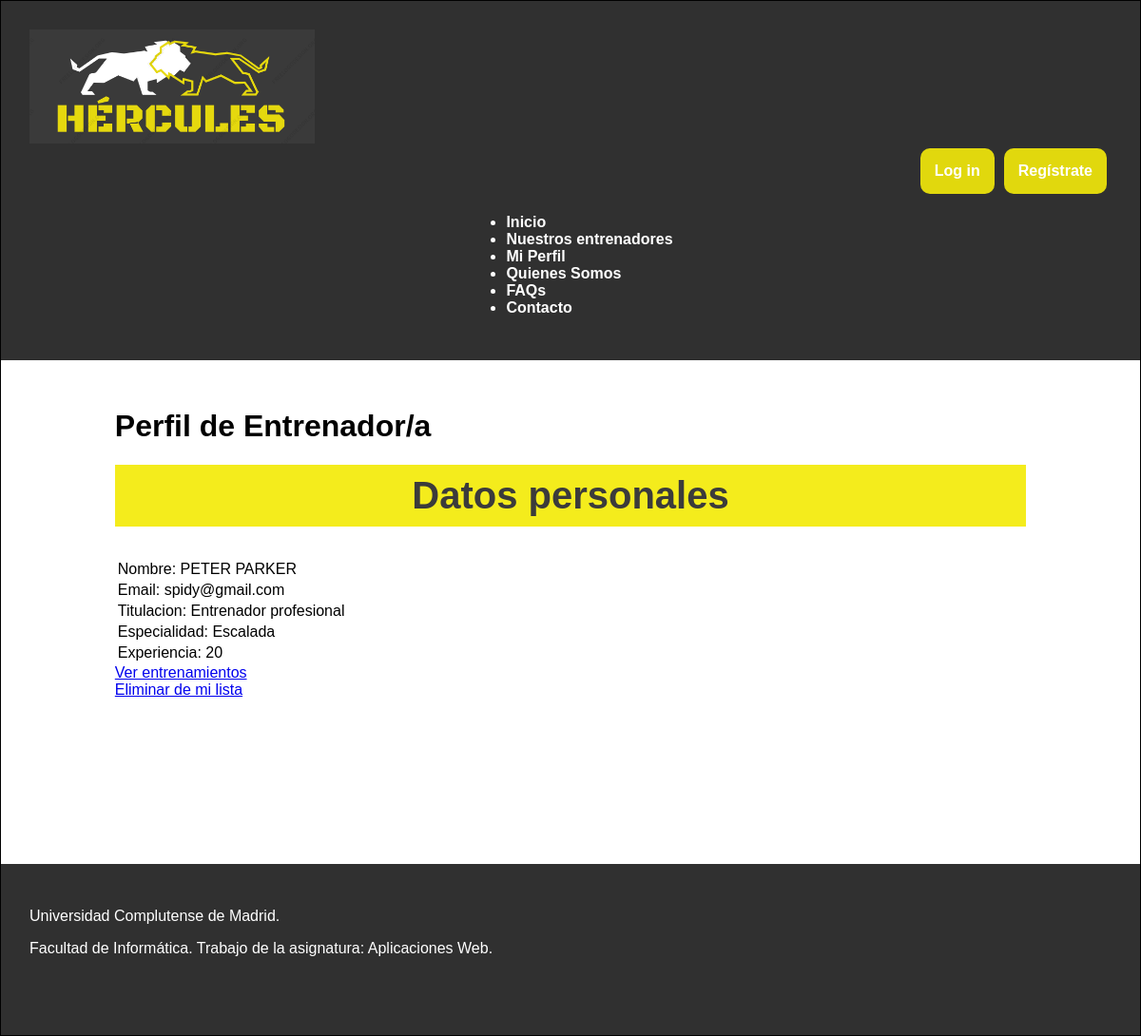
The page /perfil_Entrenador.php?id=12345678A on the database its author committed.
### tables this page shows
CREATE TABLE `usuario` (
  `nif` varchar(10) NOT NULL,
  `nombre` varchar(30) NOT NULL,
  `contrasenna` varchar(255) NOT NULL,
  `foto` varchar(255) DEFAULT NULL,
  `email` varchar(30) NOT NULL,
  `sexo` varchar(6) DEFAULT NULL,
  `fechaNac` date DEFAULT NULL,
  `telefono` varchar(15) DEFAULT NULL,
  `ubicacion` varchar(50) DEFAULT NULL,
  `peso` decimal(5,0) DEFAULT NULL,
  `altura` decimal(5,0) DEFAULT NULL,
  `preferencias` varchar(50) DEFAULT NULL,
  `tipoUsuario` tinyint(1) NOT NULL DEFAULT 0,
  `titulacion` varchar(30) DEFAULT NULL,
  `especialidad` varchar(50) DEFAULT NULL,
  `experiencia` varchar(30) DEFAULT NULL
);

### includes/DAOs/DAO.php (called while the page is built, shortened)
<?php
class DAO {
    private $servername = "localhost";
    private $username = "hercules";
    private $password = "iG8hC62acnPrvIeU";
    private $dbname = "hercules";
    private $mysqli = null;
    public function __construct(){
        if(!$this->mysqli){
            $this->mysqli = new mysqli($this->servername, $this->username, $this->password, $this->dbname);
        }
    }
    protected function consultarv2($sql){
        if ($sql != "") {
            $consulta = $this->mysqli->query($sql) or die ($this->mysqli->error. " en la linea ".(__LINE__-1));
            $tablaDatos = array();
            if (substr($sql, 0, 6) == "SELECT") {
                if ($consulta) {
                    while ($fila = mysqli_fetch_assoc($consulta)){
                        array_push($tablaDatos, $fila);
                    }
                }
            }
            return $tablaDatos;
        }
        else {
            return 0;
        }
    }
}
?>

### includes/controller.php (called while the page is built, shortened)
<?php
require_once(__DIR__ . '/DAOs/usuarioDAO.php');
class controller{
    private $usuarioDAO;
    private static $instance = null;
    public function __construct(){
        $this->usuarioDAO = new UsuarioDAO();
    }
     public static function getInstance() {
        if (null === self::$instance) {
            self::$instance = new self();
        }
        return self::$instance;
    }
    public function cargarUsuario($nif){
        $cond= "nif = '". $nif ."'";
        $res=$this->usuarioDAO->selectUsuario('', $cond);
        if (count($res) == 1) {
            $row=$res[0];
            $usuario = new TOUsuario();
            $usuario->setNif($nif);
            $usuario->setNombre($row["nombre"]);
            $usuario->setPassword($row["contrasenna"]);
            $usuario->setEmail($row["email"]);
            $usuario->setSexo($row["sexo"]);
            $usuario->setFoto($row["foto"]);
            $usuario->setFechaNac($row["fechaNac"]);
            $usuario->setTelefono($row["telefono"]);
            $usuario->setUbicacion($row["ubicacion"]);
            $usuario->setPeso($row["peso"]);
            $usuario->setAltura($row["altura"]);
            $usuario->setPreferencias($row["preferencias"]);
            $usuario->setTipoUsuario($row["tipoUsuario"]);
            $usuario->setTitulacion($row["titulacion"]);
            $usuario->setEspecialidad($row["especialidad"]);
            $usuario->setExperiencia($row["experiencia"]);
            return $usuario;
        } else{
            return 0;
        }
    }
}

### includes/config.php (called while the page is built, shortened)
<?php
require_once __DIR__.'/TOs/TOUsuario.php';
require_once __DIR__.'/controller.php';
$ctrl = controller::getInstance();
?>

### includes/DAOs/usuarioDAO.php (called while the page is built, shortened)
<?php
require_once(__DIR__.'/DAO.php');
require_once(__DIR__.'/../TOs/TOUsuario.php');
class UsuarioDAO extends DAO {
    public function selectUsuario($col, $cond){
        $query = "";
        if ($col == "") {
            $col = "*";
        }
        if ($cond == "") {
            $query = "SELECT ".$col." FROM usuario";
        }
        else {
            $query = "SELECT ".$col." FROM usuario WHERE ".$cond;
        }
        return $this->consultarv2($query);
    }
}
?>

### includes/TOs/TOUsuario.php (called while the page is built, shortened)
<?php
class TOUsuario {
    private $nombre;
    private $email;
    private $tipoUsuario;
    private $titulacion;
    private $especialidad;
    private $experiencia;
    public function __construct($nif = null, $nombre = null, $password = null, $foto = null, $email = null, $sexo = null, $fechaNac = null, $telefono = null, $ubicacion = null, $peso = null, $altura = null, $preferencias = null, $tipoUsuario = null, $titulacion= null, $especialidad = null, $experiencia = null){
      $this->nombre = $nombre;
      $this->email = $email;
      $this->tipoUsuario = $tipoUsuario;
      $this->titulacion = $titulacion;
      $this->especialidad = $especialidad;
      $this->experiencia = $experiencia;
    }
    public function getNombre()
    {
        return $this->nombre;
    }
    public function setNombre($nombre)
    {
        $this->nombre = $nombre;
    }
    public function getEmail()
    {
        return $this->email;
    }
    public function setEmail($email)
    {
        $this->email = $email;
    }
    public function getTipoUsuario()
    {
        return $this->tipoUsuario;
    }
    public function setTipoUsuario($tipoUsuario)
    {
        $this->tipoUsuario = $tipoUsuario;
    }
    public function getTitulacion()
    {
        return $this->titulacion;
    }
    public function setTitulacion($titulacion)
    {
        $this->titulacion = $titulacion;
    }
    public function getEspecialidad()
    {
        return $this->especialidad;
    }
    public function setEspecialidad($especialidad)
    {
        $this->especialidad = $especialidad;
    }
    public function getExperiencia()
    {
        return $this->experiencia;
    }
    public function setExperiencia($experiencia)
    {
        $this->experiencia = $experiencia;
    }
}
?>

### perfil_Entrenador.php (the view, shortened to what this page needs)
<?php
	require_once 'includes/config.php';
?>
<!DOCTYPE html>
<html>
<head>
	<link rel="stylesheet" type="text/css" href="includes/estilo.css" />
</head>
<body>
<div id="contenedor">
	<?php
		require('includes/comun/cabecera.php');
		$entrenador = $ctrl->cargarUsuario($_GET['id']);
	?>
	<div id="contenido">
		<?php
		if ($entrenador->getTipoUsuario()) {
		    echo '<h1>Perfil de Entrenador/a</h1>';
		}
		else {
		    echo '<h1>Perfil de Cliente</h1>';
		}
		echo '<h2>Datos personales</h2>';
		echo '<table>';
			echo '<tr><td>Nombre: '.$entrenador->getNombre().'</td></tr>';
			echo '<tr><td>Email: '.$entrenador->getEmail().'</td></tr>';
			echo '<tr><td>Titulacion: '.$entrenador->getTitulacion().'</td></tr>';
			echo '<tr><td>Especialidad: '.$entrenador->getEspecialidad().'</td></tr>';
			echo '<tr><td>Experiencia: '.$entrenador->getExperiencia().'</td></tr>';
		echo '</table>';
		echo '<a href= "miPerfilEntrenamientos.php?idEntrenador='.$_GET['id'].'"> Ver entrenamientos </a>';
		echo '<br>';
		echo '<a href= "eliminarEntrenador.php?idEntrenador='.$_GET['id'].'"> Eliminar de mi lista </a>';
		?>
	</div>
	<?php
		require('includes/comun/pie.php');
	?>
</div>
</body>
</html>

### includes/estilo.css (style rules this page uses)
body { width: 100%; font-family: "Trebuchet MS", Helvetica, sans-serif; margin: 0; padding: 0; background-color: white; }
div#contenedor { margin: auto; border: 1px solid black; background-color: white; }
div#contenido { padding-top: 30px; min-height: 500px; width: 80%; background-color: white; margin-left: 10%; }
div#contenido h2 { text-align: center; font-size: 40px; margin-top:10px; color: #3b3b3b; background-color: #f4ec1c; padding: 10px; position: relative; }

### rows shown on the page
usuario: nombre "PETER PARKER", email "spidy@gmail.com", titulacion "Entrenador profesional", especialidad "Escalada", experiencia "20"
